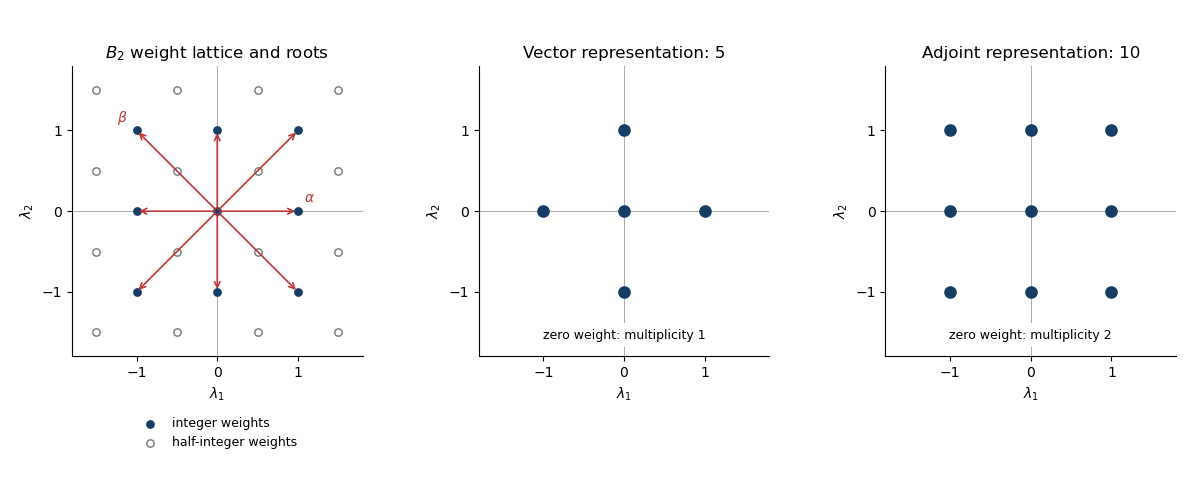

Generate this figure with Python:
"""Original B2 diagrams; Python 3.14, NumPy 2.3.5, Matplotlib 3.10.7."""
import matplotlib
matplotlib.use('Agg')
import matplotlib.pyplot as plt
import numpy as np
from pathlib import Path
roots=[(1,0),(-1,0),(0,1),(0,-1),(1,1),(1,-1),(-1,1),(-1,-1)]
fig,axs=plt.subplots(1,3,figsize=(12,4.8),dpi=100,facecolor='white')
for ax in axs:
 ax.set_aspect('equal'); ax.set_xlim(-1.8,1.8); ax.set_ylim(-1.8,1.8)
 ax.axhline(0,color='#aaaaaa',lw=.7);ax.axvline(0,color='#aaaaaa',lw=.7)
 ax.set_xticks([-1,0,1]);ax.set_yticks([-1,0,1]);ax.set_xlabel(r'$\lambda_1$');ax.set_ylabel(r'$\lambda_2$')
 ax.spines[['top','right']].set_visible(False)
ax=axs[0]
ints=np.array([(x,y) for x in range(-1,2) for y in range(-1,2)])
halves=np.array([(x,y) for x in [-1.5,-.5,.5,1.5] for y in [-1.5,-.5,.5,1.5]])
ax.scatter(*ints.T,s=28,color='#163e65',zorder=3,label='integer weights')
ax.scatter(*halves.T,s=28,facecolors='white',edgecolors='#777777',zorder=3,label='half-integer weights')
for x,y in roots:ax.annotate('',xy=(x,y),xytext=(0,0),arrowprops=dict(arrowstyle='->',color='#bc3737',lw=1.2))
ax.text(1.08,.12,r'$\alpha$',color='#bc3737');ax.text(-1.24,1.1,r'$\beta$',color='#bc3737')
ax.set_title(r'$B_2$ weight lattice and roots',fontsize=12)
ax.legend(loc='upper center',bbox_to_anchor=(.5,-.17),fontsize=9,frameon=False)
for ax,pts,title,m in [(axs[1],[(1,0),(-1,0),(0,1),(0,-1),(0,0)],'Vector representation: 5',1),(axs[2],roots+[(0,0)],'Adjoint representation: 10',2)]:
 a=np.array(pts);ax.scatter(*a.T,s=65,color='#163e65',zorder=4)
 ax.text(0,-1.58,f'zero weight: multiplicity {m}',ha='center',fontsize=9,bbox=dict(facecolor='white',edgecolor='none',alpha=1),zorder=5)
 ax.set_title(title,fontsize=12)
fig.subplots_adjust(left=.06,right=.98,top=.87,bottom=.25,wspace=.4)
fig.savefig(Path.cwd()/'paper-44-b2-weights.png',dpi=100,facecolor='white',transparent=False)
plt.close(fig)
